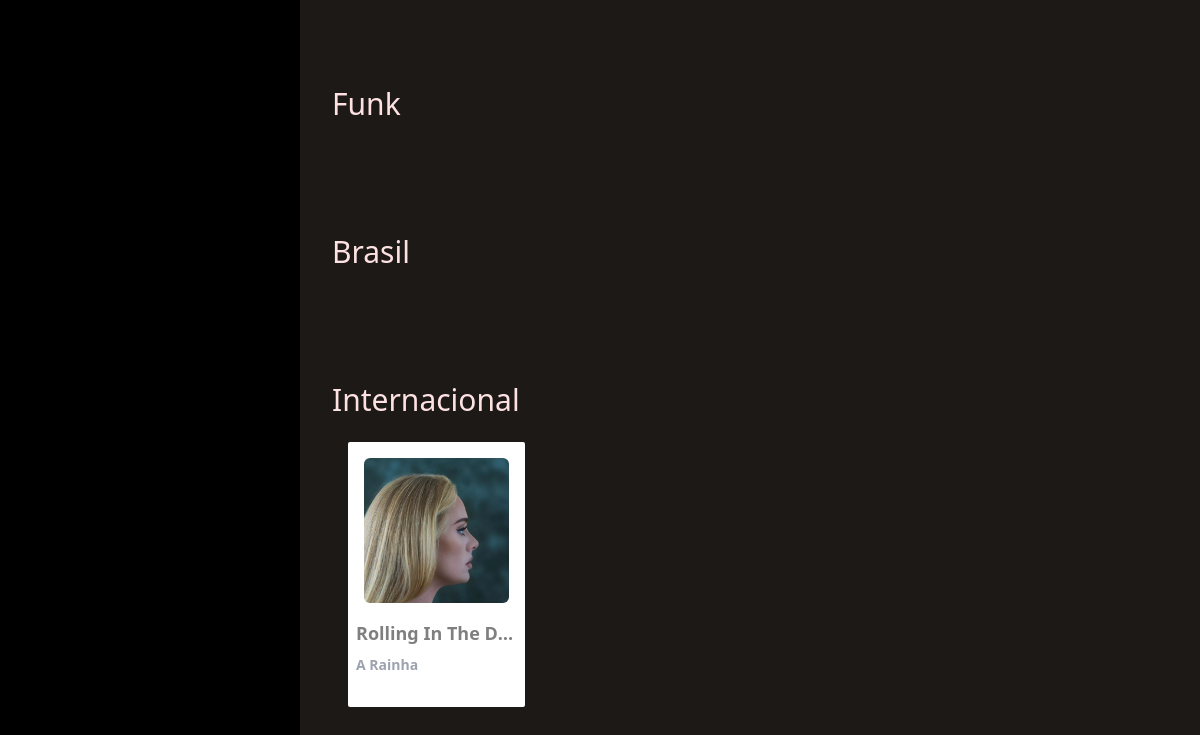
Before: / (lower part) with the older database file.
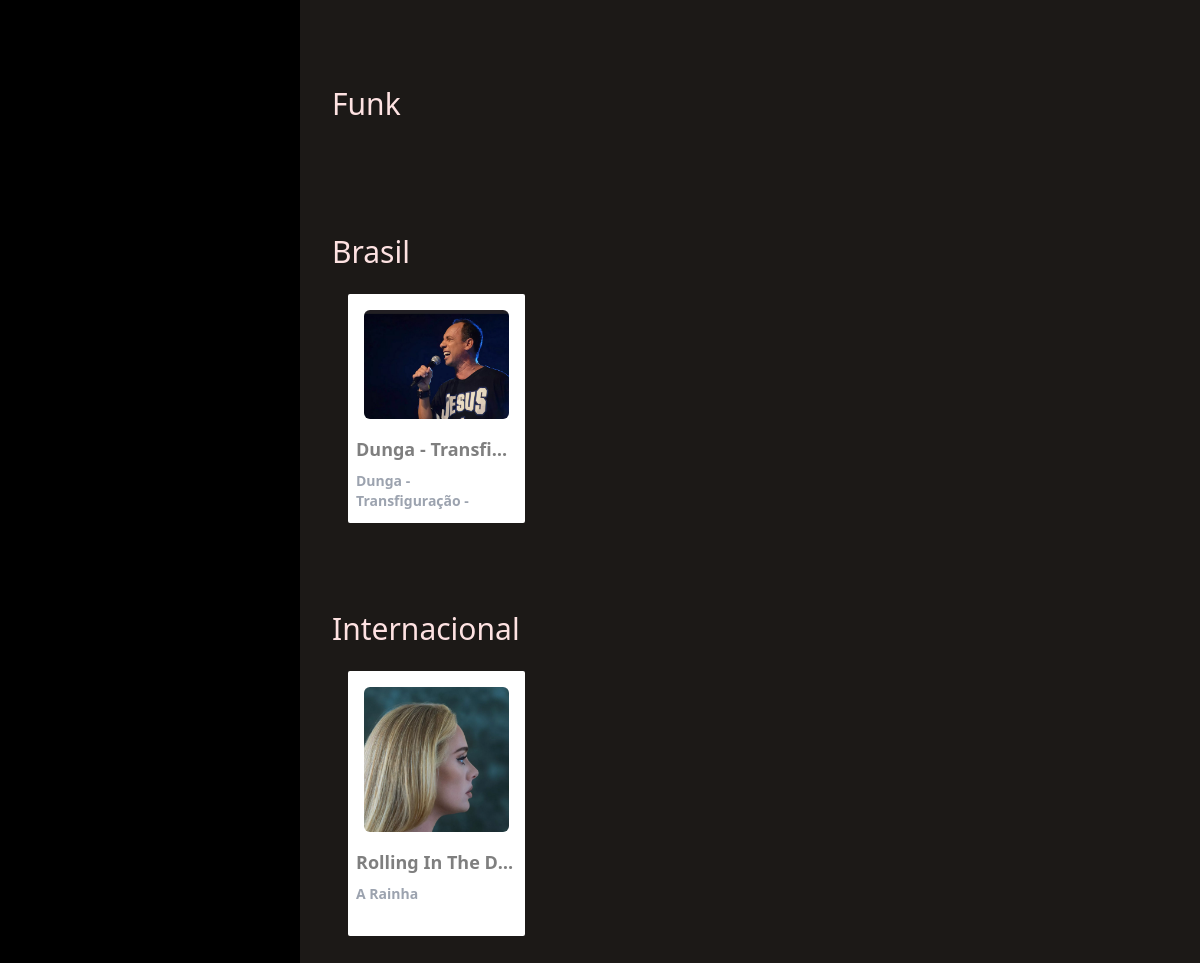
After: the same page with the newer database file.
### musica/models.py (models this page shows)
class Album(models.Model):
    titulo = models.CharField(max_length=100)
    descricao = models.TextField(max_length=1000)
    categoria = models.CharField(max_length=15, choices=CATEGORIA)
    thumb = models.ImageField(upload_to="upload_musica")
    def __str__(self):
        return self.titulo

### musica/views.py (the view)
# urls.py: path('',Homepage.as_view(), name='homepage'),
class Homepage(ListView):
    template_name = 'homepage.html'
    model = Album

### musica/novos_context.py (called while the page is built)
def Romance(requests):
    romance = Album.objects.filter(categoria='ROMANCE')
    return {'romance': romance}

def Sertanejo(requests):
    sertanejo = Album.objects.filter(categoria='SERTANEJO')
    return {'sertanejo': sertanejo}

def Pop(requests):
    pop = Album.objects.filter(categoria='POP')
    return {'pop': pop}

def Forro(requests):
    forro = Album.objects.filter(categoria='FORRO')
    return {'forro': forro}

def Funk(requests):
    funk = Album.objects.filter(categoria='FUNK')
    return {'funk': funk}

def Internacional(requests):
    internacional = Album.objects.filter(categoria='INTERNACIONAL')
    return {'internacional': internacional}

def Brasil(requests):
    brasil = Album.objects.filter(categoria='BRAZIL')
    return {'brasil': brasil}

### musica/templates/homepage.html (shortened to what this page needs)
{% extends 'base.html' %}
{% load static %}
{% block content %}
<div class="flex h-screen overflow-hidden relative">
  <div class="w-full xl:w-3/12 sm:w-4/12 bg-black text-white flex flex-col">
  </div>
  <main class="bg-stone-900 text-center text-red-100 w-full overflow-y-scroll">
    <div id="pop" class="text-left p-8">
    </div>
    <div id="funk" class="text-left p-8">
      <h2 class="text-3xl capitalize my-6">Funk</h2>
    </div>
    <div id="brasil" class="text-left p-8">
      <h2 class="text-3xl capitalize my-6">Brasil</h2>
      <div class="flex overflow-x-hidden">
        {% for musica in brasil %}
        <div class="2xl:w-1/6 xl:w-1/5 lg:w-1/4 sm:w-1/3 px-3">
          <a href="{% url 'musica:detalhealbum' musica.pk %}">
            <span class="bg-white bg-opacity-5 hover:bg-opacity-10 cursor-pointer flex flex-col rounded-sm">
              <img class="rounded-md sm:m-2 lg:m-4" src="{{ musica.thumb.url }}" />
              <span class="capitalize px-2 font-bold text-blue-100">
                <h3 class="text-lg text-black-50 whitespace-nowrap overflow-ellipsis w-full overflow-x-hidden">{{ musica.titulo }}</h3>
                <div class="text-sm my-2 text-gray-400 overflow-hidden overflow-ellipsis h-11">{{ musica.descricao }}</div>
              </span>
            </span>
          </a>
        </div>
        {% endfor %}
     </div>
    </div>
    <div id="internacional" class="text-left p-8">
      <h2 class="text-3xl capitalize my-6">Internacional</h2>
      <div class="flex overflow-x-hidden">
        {% for musica in internacional %}
        <div class="2xl:w-1/6 xl:w-1/5 lg:w-1/4 sm:w-1/3 px-3">
          <a href="{% url 'musica:detalhealbum' musica.pk %}">
            <span class="bg-white bg-opacity-5 hover:bg-opacity-10 cursor-pointer flex flex-col rounded-sm">
              <img class="rounded-md sm:m-2 lg:m-4" src="{{ musica.thumb.url }}" />
              <span class="capitalize px-2 font-bold text-blue-100">
                <h3 class="text-lg text-black-50 whitespace-nowrap overflow-ellipsis w-full overflow-x-hidden">{{ musica.titulo }}</h3>
                <div class="text-sm my-2 text-gray-400 overflow-hidden overflow-ellipsis h-11">{{ musica.descricao }}</div>
              </span>
            </span>
          </a>
        </div>
        {% endfor %}
     </div>
    </div>
  </main>
</div>
{% endblock %}

Changed rows visible on the page:
added Album: thumb (picture), titulo "Dunga - Transfi…", descricao "Dunga - Transfiguração -…", shown under "Brasil"
